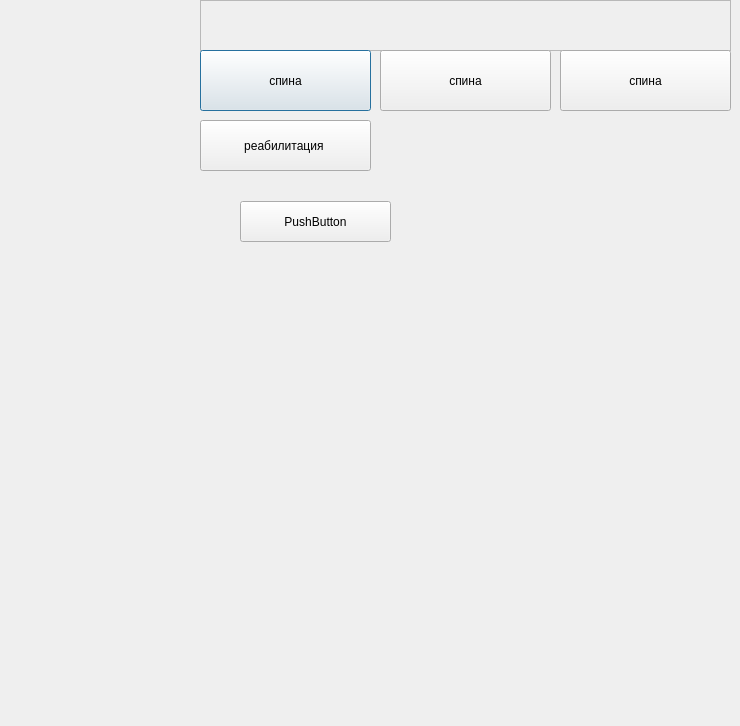
<?xml version="1.0" encoding="UTF-8"?>
<ui version="4.0">
 <class>Dialog</class>
 <widget class="QDialog" name="Dialog">
  <property name="geometry">
   <rect>
    <x>0</x>
    <y>0</y>
    <width>740</width>
    <height>726</height>
   </rect>
  </property>
  <property name="windowTitle">
   <string>Dialog</string>
  </property>
  <widget class="QWidget" name="verticalLayoutWidget_3">
   <property name="geometry">
    <rect>
     <x>200</x>
     <y>0</y>
     <width>531</width>
     <height>51</height>
    </rect>
   </property>
   <layout class="QVBoxLayout" name="verticalLayout_3">
    <item>
     <layout class="QVBoxLayout" name="verticalLayout">
      <item>
       <widget class="QFrame" name="frame_2">
        <property name="frameShape">
         <enum>QFrame::Shape::StyledPanel</enum>
        </property>
        <property name="frameShadow">
         <enum>QFrame::Shadow::Raised</enum>
        </property>
       </widget>
      </item>
     </layout>
    </item>
   </layout>
  </widget>
  <widget class="QPushButton" name="pushButton">
   <property name="geometry">
    <rect>
     <x>200</x>
     <y>50</y>
     <width>171</width>
     <height>61</height>
    </rect>
   </property>
   <property name="text">
    <string>спина</string>
   </property>
  </widget>
  <widget class="QPushButton" name="pushButton_2">
   <property name="geometry">
    <rect>
     <x>380</x>
     <y>50</y>
     <width>171</width>
     <height>61</height>
    </rect>
   </property>
   <property name="text">
    <string>спина</string>
   </property>
  </widget>
  <widget class="QPushButton" name="pushButton_3">
   <property name="geometry">
    <rect>
     <x>560</x>
     <y>50</y>
     <width>171</width>
     <height>61</height>
    </rect>
   </property>
   <property name="text">
    <string>спина</string>
   </property>
  </widget>
  <widget class="QPushButton" name="pushButton_4">
   <property name="geometry">
    <rect>
     <x>240</x>
     <y>201</y>
     <width>151</width>
     <height>41</height>
    </rect>
   </property>
   <property name="text">
    <string>PushButton</string>
   </property>
  </widget>
  <widget class="QToolButton" name="toolButton">
   <property name="geometry">
    <rect>
     <x>200</x>
     <y>120</y>
     <width>171</width>
     <height>51</height>
    </rect>
   </property>
   <property name="text">
    <string>реабилитация </string>
   </property>
  </widget>
 </widget>
 <resources/>
 <connections/>
</ui>
